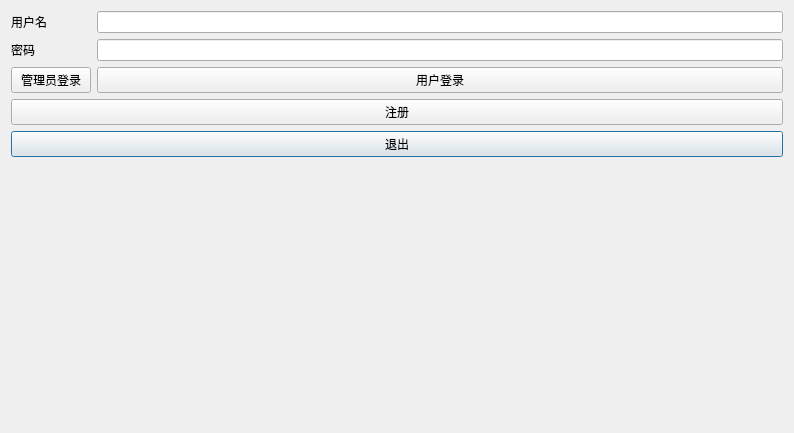
<?xml version="1.0" encoding="UTF-8"?>
<ui version="4.0">
 <class>Login</class>
 <widget class="QDialog" name="Login">
  <property name="geometry">
   <rect>
    <x>0</x>
    <y>0</y>
    <width>794</width>
    <height>433</height>
   </rect>
  </property>
  <property name="windowTitle">
   <string>登录火车订票系统</string>
  </property>
  <layout class="QFormLayout" name="formLayout">
   <item row="1" column="0">
    <widget class="QLabel" name="label">
     <property name="text">
      <string>用户名</string>
     </property>
    </widget>
   </item>
   <item row="2" column="0">
    <widget class="QLabel" name="label_2">
     <property name="text">
      <string>密码</string>
     </property>
    </widget>
   </item>
   <item row="7" column="0" colspan="2">
    <widget class="QPushButton" name="exitBtn">
     <property name="text">
      <string>退出</string>
     </property>
    </widget>
   </item>
   <item row="5" column="0">
    <widget class="QPushButton" name="auloginBtn">
     <property name="text">
      <string>管理员登录</string>
     </property>
    </widget>
   </item>
   <item row="5" column="1">
    <widget class="QPushButton" name="loginBtn">
     <property name="text">
      <string>用户登录</string>
     </property>
    </widget>
   </item>
   <item row="2" column="1">
    <widget class="QLineEdit" name="pwdLineEdit"/>
   </item>
   <item row="1" column="1">
    <widget class="QLineEdit" name="usrLineEdit"/>
   </item>
   <item row="6" column="0" colspan="2">
    <widget class="QPushButton" name="registBtn">
     <property name="text">
      <string>注册</string>
     </property>
    </widget>
   </item>
  </layout>
 </widget>
 <resources/>
 <connections>
  <connection>
   <sender>exitBtn</sender>
   <signal>clicked()</signal>
   <receiver>Login</receiver>
   <slot>close()</slot>
   <hints>
    <hint type="sourcelabel">
     <x>396</x>
     <y>228</y>
    </hint>
    <hint type="destinationlabel">
     <x>396</x>
     <y>216</y>
    </hint>
   </hints>
  </connection>
 </connections>
</ui>
